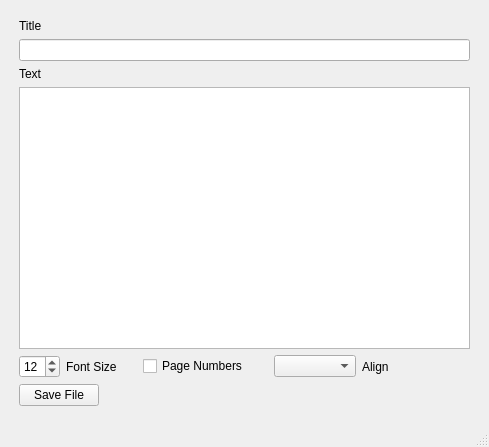
<?xml version="1.0" encoding="UTF-8"?>
<ui version="4.0">
 <class>MainWindow</class>
 <widget class="QMainWindow" name="MainWindow">
  <property name="geometry">
   <rect>
    <x>0</x>
    <y>0</y>
    <width>489</width>
    <height>447</height>
   </rect>
  </property>
  <property name="windowTitle">
   <string>BOLD Text</string>
  </property>
  <widget class="QWidget" name="centralwidget">
   <layout class="QVBoxLayout" name="verticalLayout_2">
    <item>
     <layout class="QVBoxLayout" name="verticalLayout">
      <property name="leftMargin">
       <number>10</number>
      </property>
      <property name="topMargin">
       <number>10</number>
      </property>
      <property name="rightMargin">
       <number>10</number>
      </property>
      <property name="bottomMargin">
       <number>10</number>
      </property>
      <item>
       <widget class="QLabel" name="title_label">
        <property name="text">
         <string>Title</string>
        </property>
       </widget>
      </item>
      <item>
       <widget class="QLineEdit" name="title"/>
      </item>
      <item>
       <widget class="QLabel" name="text_input_label">
        <property name="text">
         <string>Text</string>
        </property>
       </widget>
      </item>
      <item>
       <widget class="QPlainTextEdit" name="text_input"/>
      </item>
      <item>
       <layout class="QHBoxLayout" name="horizontalLayout_2">
        <item>
         <widget class="QSpinBox" name="font_size">
          <property name="sizePolicy">
           <sizepolicy hsizetype="Maximum" vsizetype="Fixed">
            <horstretch>0</horstretch>
            <verstretch>0</verstretch>
           </sizepolicy>
          </property>
          <property name="minimum">
           <number>1</number>
          </property>
          <property name="maximum">
           <number>48</number>
          </property>
          <property name="value">
           <number>12</number>
          </property>
         </widget>
        </item>
        <item>
         <widget class="QLabel" name="font_size_label">
          <property name="text">
           <string>Font Size</string>
          </property>
         </widget>
        </item>
        <item>
         <spacer name="horizontalSpacer">
          <property name="orientation">
           <enum>Qt::Horizontal</enum>
          </property>
          <property name="sizeType">
           <enum>QSizePolicy::Minimum</enum>
          </property>
          <property name="sizeHint" stdset="0">
           <size>
            <width>20</width>
            <height>20</height>
           </size>
          </property>
         </spacer>
        </item>
        <item>
         <widget class="QCheckBox" name="page_numbers">
          <property name="text">
           <string>Page Numbers</string>
          </property>
         </widget>
        </item>
        <item>
         <spacer name="horizontalSpacer_2">
          <property name="orientation">
           <enum>Qt::Horizontal</enum>
          </property>
          <property name="sizeType">
           <enum>QSizePolicy::Minimum</enum>
          </property>
          <property name="sizeHint" stdset="0">
           <size>
            <width>20</width>
            <height>20</height>
           </size>
          </property>
         </spacer>
        </item>
        <item>
         <widget class="QComboBox" name="text_align">
          <property name="sizePolicy">
           <sizepolicy hsizetype="MinimumExpanding" vsizetype="Fixed">
            <horstretch>0</horstretch>
            <verstretch>0</verstretch>
           </sizepolicy>
          </property>
          <property name="maximumSize">
           <size>
            <width>120</width>
            <height>16777215</height>
           </size>
          </property>
         </widget>
        </item>
        <item>
         <widget class="QLabel" name="text_align_label">
          <property name="text">
           <string>Align</string>
          </property>
         </widget>
        </item>
        <item>
         <spacer name="horizontalSpacer_3">
          <property name="orientation">
           <enum>Qt::Horizontal</enum>
          </property>
          <property name="sizeType">
           <enum>QSizePolicy::MinimumExpanding</enum>
          </property>
          <property name="sizeHint" stdset="0">
           <size>
            <width>0</width>
            <height>20</height>
           </size>
          </property>
         </spacer>
        </item>
       </layout>
      </item>
      <item>
       <widget class="QPushButton" name="save_file">
        <property name="sizePolicy">
         <sizepolicy hsizetype="Maximum" vsizetype="Fixed">
          <horstretch>0</horstretch>
          <verstretch>0</verstretch>
         </sizepolicy>
        </property>
        <property name="text">
         <string>Save File</string>
        </property>
       </widget>
      </item>
     </layout>
    </item>
   </layout>
  </widget>
  <widget class="QStatusBar" name="statusbar"/>
 </widget>
 <resources/>
 <connections/>
</ui>
